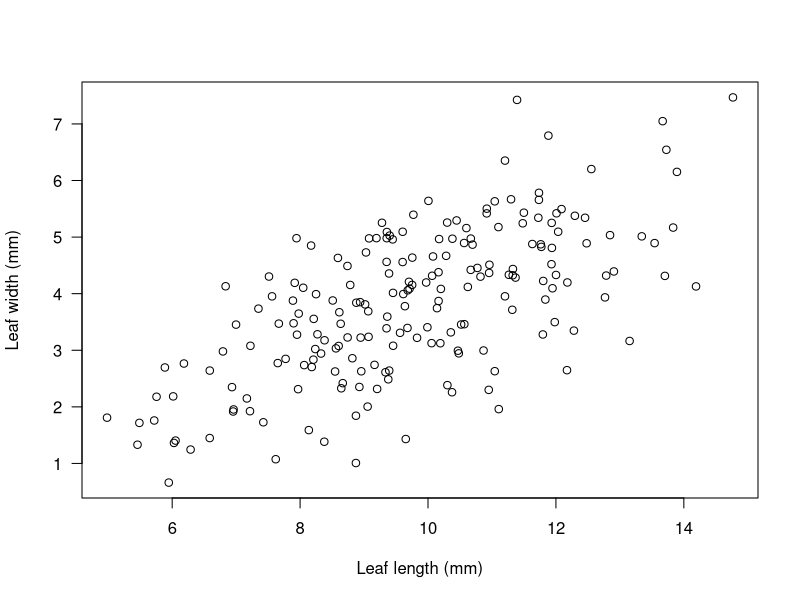
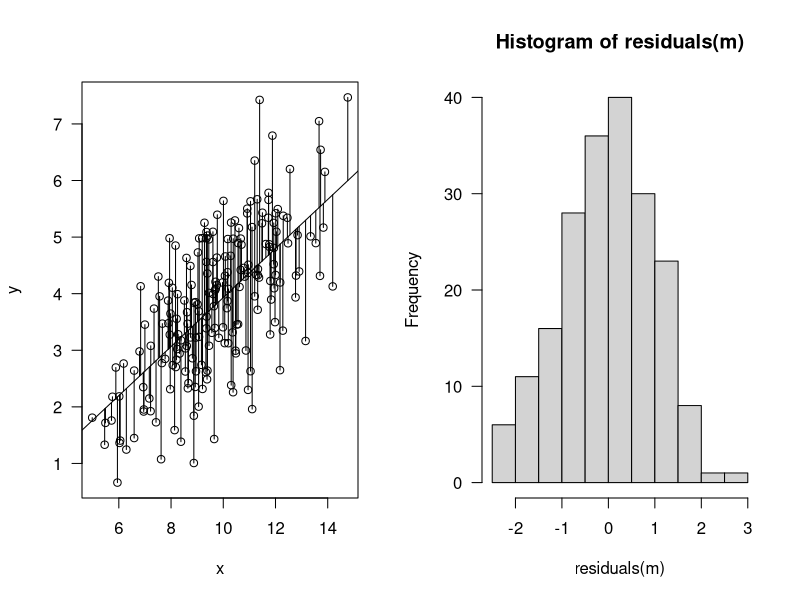
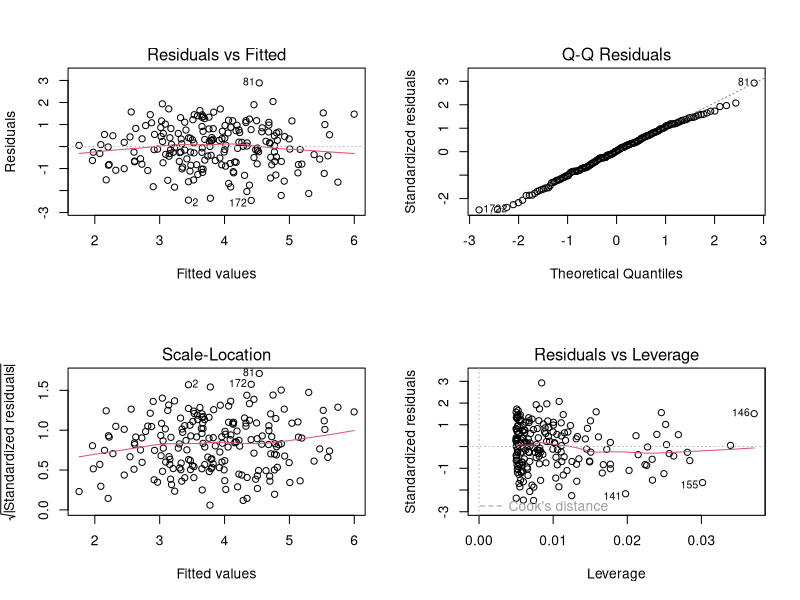
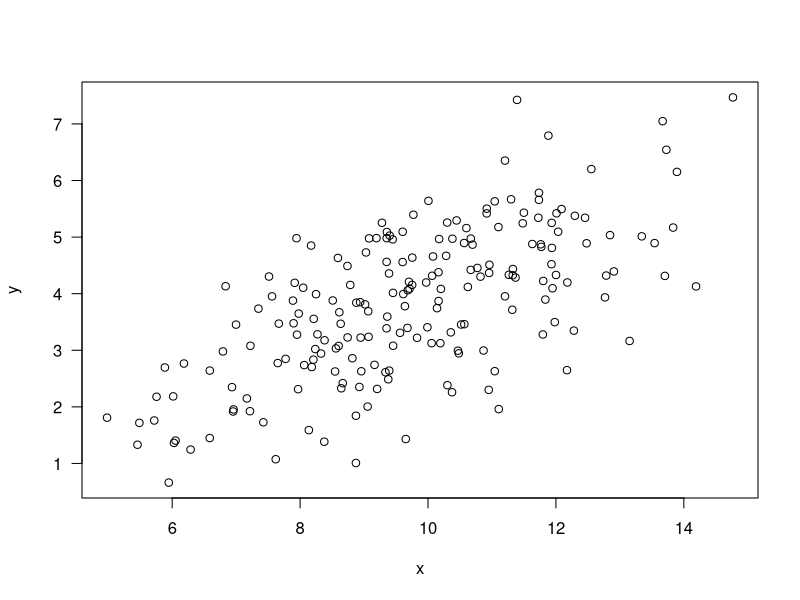
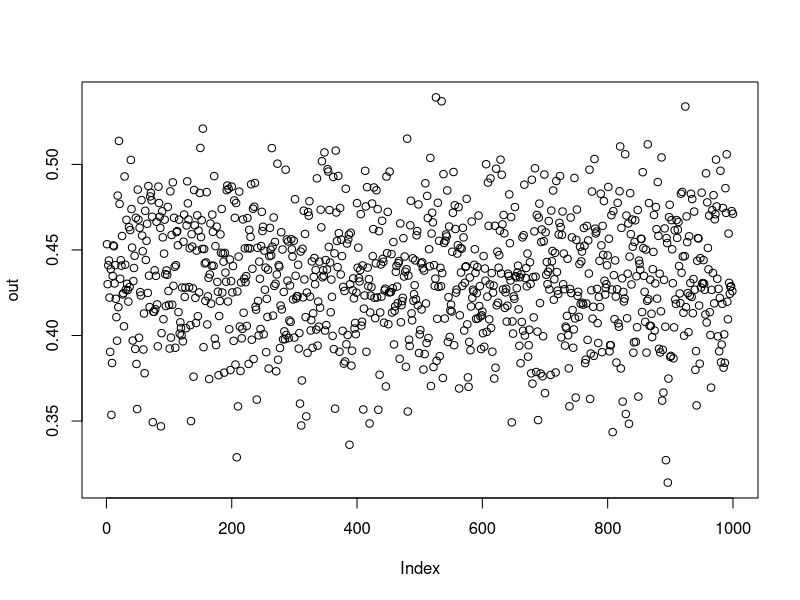

R code for these plots, in order:
setwd("~/Documents/Documents/R/Statcourse/Exersice 2")

#Section 1####

set.seed(85)
x = rnorm(n=200, mean=10, sd=2)
y = 0.4*x + rnorm(200, 0, 1)
plot(x, y, las=1,
     xlab="Leaf length (mm)",
     ylab="Leaf width (mm)")

m = lm(y~x)

cf = summary(m)$coef
View(cf)
predvals = cf[1,1] + cf[2,1]*x
par(mfrow=c(1,2)) # Delar plot fönster i 1 rad, 2 kolumner
plot(x, y, las=1)
abline(m)

segments(x, y, x, predvals)
hist(residuals(m), las=1)

par(mfrow=c(2,2)) #Delar plot fönster i 2 rader och 2 kolumner
plot(m) #Plotar fyra grafer om fördelning av data
summary(m) # Kollar quantiles för normalfördelning runt 0 (symmetrisk), 
          # x visar hur många enheter man ändrar i x led när man hoppar en enhet i y led
          # krävs 2 SE för att det ska vara signifikant

par(mfrow=c(1,1))
plot(x, y, las=1)

data <- data.frame(x,y) #create dataframe to keep paired samples
head(data)
sample(data[1,]) #sampling 1 row


V <- data[sample(nrow(data), replace=T),] #new vector sampling rows from data
sample(nrow(data), replace=T) #looking at row sampling in V

m1 = lm(y~x, data=V) #fitting model
vf = summary(m1)$coef # extracting coefficients
vf #viewing coefficients
vf[2,1] #extracting slope from coefficients


out=NULL
for (i in 1:1000) {
  V <- data[sample(nrow(data), replace=T),]
  sample(nrow(data), replace=T)
  
  m1 = lm(y~x, data=V)
  vf = summary(m1)$coef
  vf[2,1]
  out[i]=vf[2,1]
} #doing the V row sampling 1000 times in a loop

plot(out)

cov(y,x)/var(x)
coefs = summary(m)$coef
(coefs[2,1]*(mean(x) + sd(x))) - (coefs[2,1]*mean(x)) #calculate change in y for 1 change in SDx
